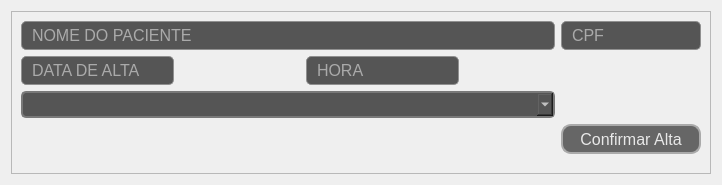
      <widget class="QWidget" name="pageAlta">
       <layout class="QVBoxLayout" name="verticalLayout_5">
        <item alignment="Qt::AlignHCenter">
         <widget class="QFrame" name="frameAlta">
          <property name="minimumSize">
           <size>
            <width>600</width>
            <height>0</height>
           </size>
          </property>
          <property name="maximumSize">
           <size>
            <width>700</width>
            <height>16777215</height>
           </size>
          </property>
          <property name="styleSheet">
           <string notr="true">QFrame {
	background-image: url(:/logo/images/logo.png);
	background-position: center;
	background-repeat: no-repeat;
}
</string>
          </property>
          <property name="frameShape">
           <enum>QFrame::StyledPanel</enum>
          </property>
          <property name="frameShadow">
           <enum>QFrame::Raised</enum>
          </property>
          <layout class="QGridLayout" name="gridLayout_7">
           <item row="0" column="0" colspan="2">
            <widget class="QLineEdit" name="seventhLinePatient">
             <property name="maximumSize">
              <size>
               <width>16777215</width>
               <height>30</height>
              </size>
             </property>
             <property name="font">
              <font>
               <pointsize>12</pointsize>
              </font>
             </property>
             <property name="styleSheet">
              <string notr="true">QLineEdit {
	border: 1px solid rgb(144, 144, 144);
	border-radius: 5px;
	background-color: rgb(85, 85, 85);
	padding: 3px;
	color: #ffffff;
	padding-left: 8px;
}
</string>
             </property>
             <property name="placeholderText">
              <string>NOME DO PACIENTE</string>
             </property>
            </widget>
           </item>
           <item row="2" column="0" colspan="2">
            <widget class="QComboBox" name="seventhBoxDischargeType">
             <property name="maximumSize">
              <size>
               <width>16777215</width>
               <height>30</height>
              </size>
             </property>
             <property name="font">
              <font>
               <pointsize>12</pointsize>
              </font>
             </property>
             <property name="styleSheet">
              <string notr="true">QComboBox {
	color: #ffffff;
	border: 2px solid rgb(121, 121, 121);
	border-radius: 5px;
	padding: 1px 18px 1px 3px;
	background: rgb(85, 85, 85);
}
QComboBox::drop-down {
	background-image: none;
	background-color: rgb(85, 85, 85);
	subcontrol-origin: padding;
	subcontrol-position: top right;
	width: 15px;
	color: #ffffff;
                                        
	border-left-width: 1px;
	border-left-color: darkgray;
	border-left-style: solid; 
	border-top-right-radius: 3px; 
	border-bottom-right-radius: 3px;
}
QComboBox::down-arrow {
	background-image: url(:/logo/images/arrow-down.svg);
	background-position: center;
	background-repeat: no-repeat;
}
QComboBox QAbstractItemView {
	background-image: url(:/images/fundoBox.png);
	background-color: rgb(85, 85, 85);
	color: #ffffff;
}</string>
             </property>
             <item>
              <property name="text">
               <string/>
              </property>
             </item>
             <item>
              <property name="text">
               <string>12 - ALTA MELHORADO</string>
              </property>
             </item>
             <item>
              <property name="text">
               <string>14 - ALTA A PEDIDO</string>
              </property>
             </item>
             <item>
              <property name="text">
               <string>16 - ALTA POR EVASÃO</string>
              </property>
             </item>
             <item>
              <property name="text">
               <string>18 - ALTA POR OUTROS MOTIVOS</string>
              </property>
             </item>
             <item>
              <property name="text">
               <string>61 - ALTA DA MÃE/PUÉRPERA E DO RESCÉM-NASCIDO</string>
              </property>
             </item>
             <item>
              <property name="text">
               <string>62 - ALTA DA MÃE/PUÉRPERA E ÓBITO DO RESCÉM-NASCIDO</string>
              </property>
             </item>
             <item>
              <property name="text">
               <string>63 - ALTA DA MÃE/PUÉRPERA E PERMANÊNCIA DO RESCÉM-NASCIDO</string>
              </property>
             </item>
            </widget>
           </item>
           <item row="1" column="0">
            <widget class="QLineEdit" name="seventhLineDischargeDate">
             <property name="sizePolicy">
              <sizepolicy hsizetype="Fixed" vsizetype="Fixed">
               <horstretch>0</horstretch>
               <verstretch>0</verstretch>
              </sizepolicy>
             </property>
             <property name="maximumSize">
              <size>
               <width>16777215</width>
               <height>30</height>
              </size>
             </property>
             <property name="font">
              <font>
               <pointsize>12</pointsize>
              </font>
             </property>
             <property name="styleSheet">
              <string notr="true">QLineEdit {
	border: 1px solid rgb(144, 144, 144);
	border-radius: 5px;
	background-color: rgb(85, 85, 85);
	padding: 3px;
	color: #ffffff;
	padding-left: 8px;
}
</string>
             </property>
             <property name="placeholderText">
              <string>DATA DE ALTA</string>
             </property>
            </widget>
           </item>
           <item row="0" column="2">
            <widget class="QLineEdit" name="seventhLineCpf">
             <property name="maximumSize">
              <size>
               <width>16777215</width>
               <height>30</height>
              </size>
             </property>
             <property name="font">
              <font>
               <pointsize>12</pointsize>
              </font>
             </property>
             <property name="styleSheet">
              <string notr="true">QLineEdit {
	border: 1px solid rgb(144, 144, 144);
	border-radius: 5px;
	background-color: rgb(85, 85, 85);
	padding: 3px;
	color: #ffffff;
	padding-left: 8px;
}
</string>
             </property>
             <property name="placeholderText">
              <string>CPF</string>
             </property>
            </widget>
           </item>
           <item row="1" column="1">
            <widget class="QLineEdit" name="seventhLineDischargeHour">
             <property name="sizePolicy">
              <sizepolicy hsizetype="Fixed" vsizetype="Fixed">
               <horstretch>0</horstretch>
               <verstretch>0</verstretch>
              </sizepolicy>
             </property>
             <property name="maximumSize">
              <size>
               <width>16777215</width>
               <height>30</height>
              </size>
             </property>
             <property name="font">
              <font>
               <pointsize>12</pointsize>
              </font>
             </property>
             <property name="styleSheet">
              <string notr="true">QLineEdit {
	border: 1px solid rgb(144, 144, 144);
	border-radius: 5px;
	background-color: rgb(85, 85, 85);
	padding: 3px;
	color: #ffffff;
	padding-left: 8px;
}
</string>
             </property>
             <property name="placeholderText">
              <string>HORA</string>
             </property>
            </widget>
           </item>
           <item row="3" column="2" alignment="Qt::AlignTop">
            <widget class="QPushButton" name="seventhBtnConfirm">
             <property name="minimumSize">
              <size>
               <width>140</width>
               <height>30</height>
              </size>
             </property>
             <property name="maximumSize">
              <size>
               <width>140</width>
               <height>30</height>
              </size>
             </property>
             <property name="font">
              <font>
               <pointsize>12</pointsize>
              </font>
             </property>
             <property name="styleSheet">
              <string notr="true">QPushButton::Hover {
	background-color: rgb(113, 113, 113);
	color: rgb(232, 232, 232);
	border: 2px solid rgb(200, 200, 200);
	border-radius: 10px;
}

QPushButton{
	background-color: rgb(102, 102, 102);
	color: rgb(232, 232, 232);
	border: 2px solid rgb(170, 170, 170);
	border-radius: 10px;
}

QPushButton::Pressed{
	background-color: rgb(91, 91, 91);
	color: rgb(232, 232, 232);
	border: 2px solid rgb(100, 100, 100);
	border-radius: 10px;
}</string>
             </property>
             <property name="text">
              <string>Confirmar Alta</string>
             </property>
            </widget>
           </item>
           <item row="3" column="0">
            <spacer name="verticalSpacer_3">
             <property name="orientation">
              <enum>Qt::Vertical</enum>
             </property>
             <property name="sizeHint" stdset="0">
              <size>
               <width>20</width>
               <height>40</height>
              </size>
             </property>
            </spacer>
           </item>
          </layout>
         </widget>
        </item>
       </layout>
      </widget>
